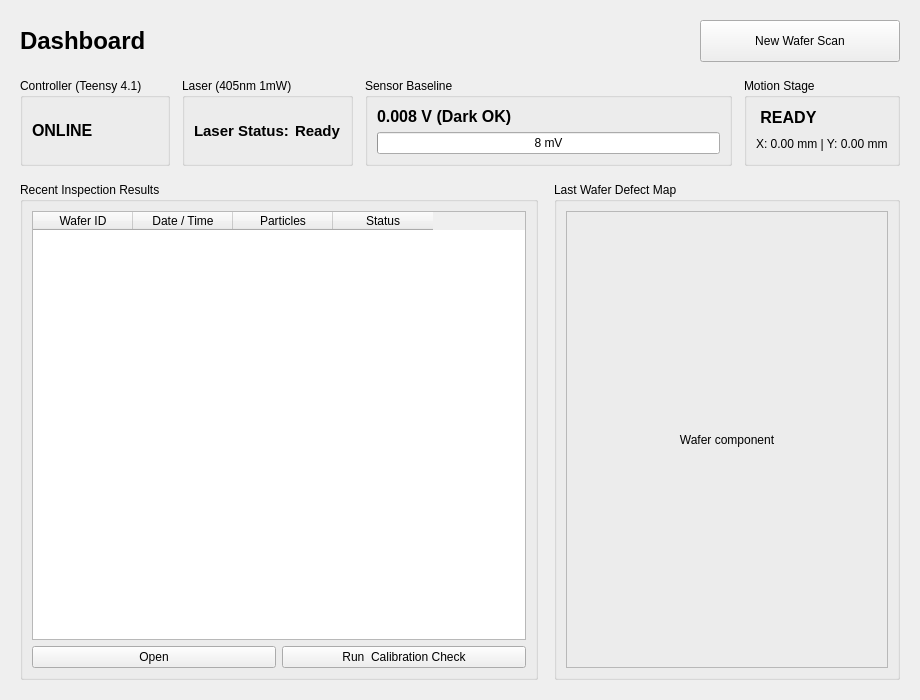
<?xml version="1.0" encoding="UTF-8"?>
<ui version="4.0">
 <class>PageHome</class>
 <widget class="QWidget" name="PageHome">
  <property name="geometry">
   <rect>
    <x>0</x>
    <y>0</y>
    <width>920</width>
    <height>700</height>
   </rect>
  </property>
  <layout class="QVBoxLayout" name="verticalLayout_main" stretch="0,0,1">
   <property name="spacing">
    <number>16</number>
   </property>
   <property name="leftMargin">
    <number>20</number>
   </property>
   <property name="topMargin">
    <number>20</number>
   </property>
   <property name="rightMargin">
    <number>20</number>
   </property>
   <property name="bottomMargin">
    <number>20</number>
   </property>
   <item>
    <layout class="QHBoxLayout" name="layout_header">
     <item>
      <widget class="QLabel" name="lbl_title">
       <property name="font">
        <font>
         <pointsize>18</pointsize>
         <bold>true</bold>
        </font>
       </property>
       <property name="text">
        <string>Dashboard</string>
       </property>
      </widget>
     </item>
     <item>
      <spacer name="horizontalSpacer">
       <property name="orientation">
        <enum>Qt::Orientation::Horizontal</enum>
       </property>
       <property name="sizeHint" stdset="0">
        <size>
         <width>40</width>
         <height>20</height>
        </size>
       </property>
      </spacer>
     </item>
     <item>
      <widget class="QPushButton" name="btn_quick_start_scan">
       <property name="minimumSize">
        <size>
         <width>200</width>
         <height>42</height>
        </size>
       </property>
       <property name="text">
        <string>New Wafer Scan</string>
       </property>
      </widget>
     </item>
    </layout>
   </item>
   <item>
    <layout class="QHBoxLayout" name="layout_status_cards">
     <property name="spacing">
      <number>12</number>
     </property>
     <item>
      <widget class="QGroupBox" name="group_mcu_status">
       <property name="title">
        <string>Controller (Teensy 4.1)</string>
       </property>
       <layout class="QVBoxLayout" name="verticalLayout_1">
        <item>
         <widget class="QLabel" name="lbl_teensy_status">
          <property name="font">
           <font>
            <pointsize>12</pointsize>
            <bold>true</bold>
           </font>
          </property>
          <property name="text">
           <string>ONLINE </string>
          </property>
         </widget>
        </item>
       </layout>
      </widget>
     </item>
     <item>
      <widget class="QGroupBox" name="group_laser_status">
       <property name="title">
        <string>Laser (405nm 1mW)</string>
       </property>
       <layout class="QHBoxLayout" name="horizontalLayout">
        <item>
         <widget class="QLabel" name="lbl_laser_s">
          <property name="font">
           <font>
            <pointsize>11</pointsize>
            <bold>true</bold>
           </font>
          </property>
          <property name="text">
           <string>Laser Status:</string>
          </property>
         </widget>
        </item>
        <item>
         <widget class="QLabel" name="lbl_laser_status">
          <property name="font">
           <font>
            <pointsize>11</pointsize>
            <bold>true</bold>
           </font>
          </property>
          <property name="text">
           <string>Ready</string>
          </property>
         </widget>
        </item>
       </layout>
      </widget>
     </item>
     <item>
      <widget class="QGroupBox" name="group_sensor_status">
       <property name="title">
        <string>Sensor Baseline</string>
       </property>
       <layout class="QVBoxLayout" name="verticalLayout_3">
        <item>
         <widget class="QLabel" name="lbl_baseline_voltage">
          <property name="font">
           <font>
            <pointsize>12</pointsize>
            <bold>true</bold>
           </font>
          </property>
          <property name="text">
           <string>0.008 V (Dark OK)</string>
          </property>
         </widget>
        </item>
        <item>
         <widget class="QProgressBar" name="bar_ambient_leakage">
          <property name="maximum">
           <number>3300</number>
          </property>
          <property name="value">
           <number>8</number>
          </property>
          <property name="format">
           <string>%v mV</string>
          </property>
         </widget>
        </item>
       </layout>
      </widget>
     </item>
     <item>
      <widget class="QGroupBox" name="group_stage_status">
       <property name="title">
        <string>Motion Stage</string>
       </property>
       <layout class="QVBoxLayout" name="verticalLayout_4">
        <item>
         <widget class="QLabel" name="lbl_stage_status">
          <property name="font">
           <font>
            <pointsize>12</pointsize>
            <bold>true</bold>
           </font>
          </property>
          <property name="text">
           <string> READY</string>
          </property>
         </widget>
        </item>
        <item>
         <widget class="QLabel" name="lbl_stage_coords">
          <property name="text">
           <string>X: 0.00 mm | Y: 0.00 mm</string>
          </property>
         </widget>
        </item>
       </layout>
      </widget>
     </item>
    </layout>
   </item>
   <item>
    <layout class="QHBoxLayout" name="layout_bottom_area" stretch="3,2">
     <property name="spacing">
      <number>16</number>
     </property>
     <item>
      <widget class="QGroupBox" name="group_recent_scans">
       <property name="title">
        <string>Recent Inspection Results</string>
       </property>
       <layout class="QVBoxLayout" name="verticalLayout_5">
        <item>
         <widget class="QTableWidget" name="table_recent_scans">
          <property name="alternatingRowColors">
           <bool>true</bool>
          </property>
          <property name="selectionBehavior">
           <enum>QAbstractItemView::SelectionBehavior::SelectRows</enum>
          </property>
          <column>
           <property name="text">
            <string>Wafer ID</string>
           </property>
          </column>
          <column>
           <property name="text">
            <string>Date / Time</string>
           </property>
          </column>
          <column>
           <property name="text">
            <string>Particles</string>
           </property>
          </column>
          <column>
           <property name="text">
            <string>Status</string>
           </property>
          </column>
         </widget>
        </item>
        <item>
         <layout class="QHBoxLayout" name="horizontalLayout_2">
          <item>
           <widget class="QPushButton" name="btn_open_selected_scan">
            <property name="text">
             <string>Open</string>
            </property>
           </widget>
          </item>
          <item>
           <widget class="QPushButton" name="btn_run_cal_check">
            <property name="text">
             <string>Run  Calibration Check</string>
            </property>
           </widget>
          </item>
         </layout>
        </item>
       </layout>
      </widget>
     </item>
     <item>
      <widget class="QGroupBox" name="group_last_preview">
       <property name="title">
        <string>Last Wafer Defect Map</string>
       </property>
       <layout class="QVBoxLayout" name="verticalLayout_6">
        <item>
         <widget class="QFrame" name="placeholder_home_wafer">
          <property name="frameShape">
           <enum>QFrame::Shape::StyledPanel</enum>
          </property>
          <layout class="QVBoxLayout" name="layout_home_wafer_preview">
           <item>
            <widget class="QLabel" name="lbl_home_plot_placeholder">
             <property name="text">
              <string>Wafer component</string>
             </property>
             <property name="alignment">
              <set>Qt::AlignmentFlag::AlignCenter</set>
             </property>
            </widget>
           </item>
          </layout>
         </widget>
        </item>
       </layout>
      </widget>
     </item>
    </layout>
   </item>
  </layout>
 </widget>
 <resources/>
 <connections/>
</ui>
